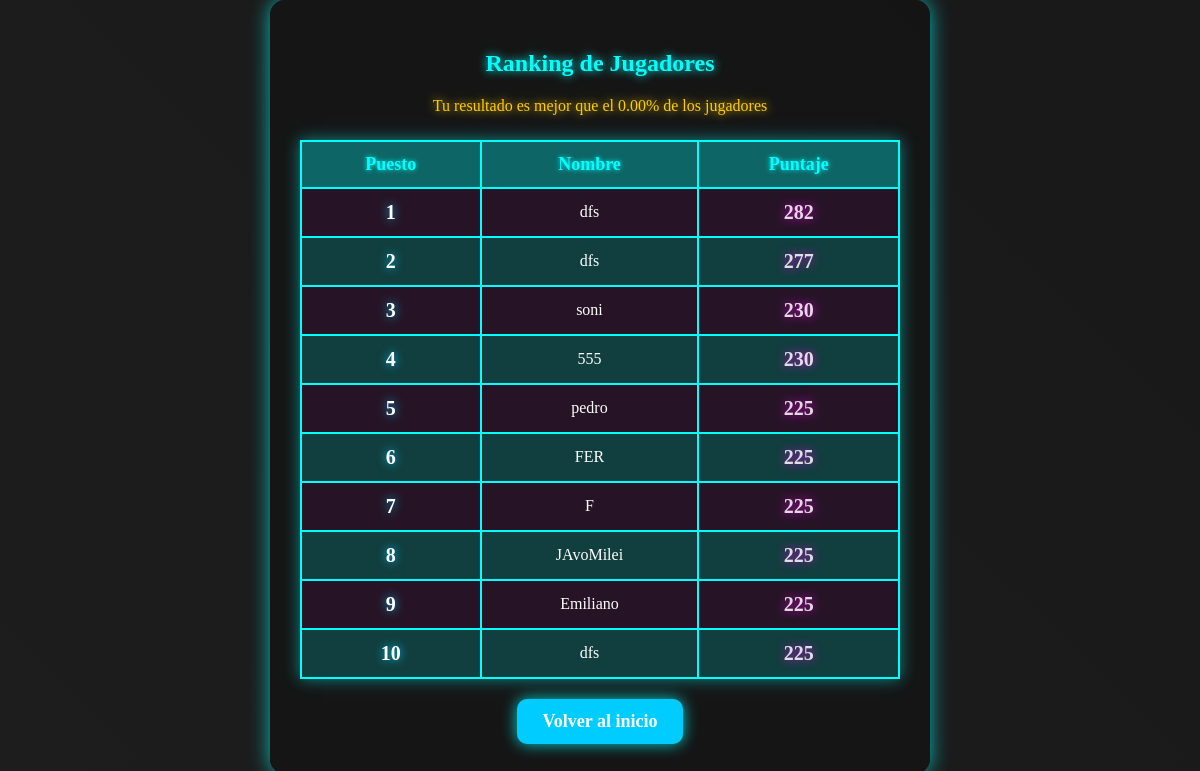
The app's page /juego/ranking/, older data.
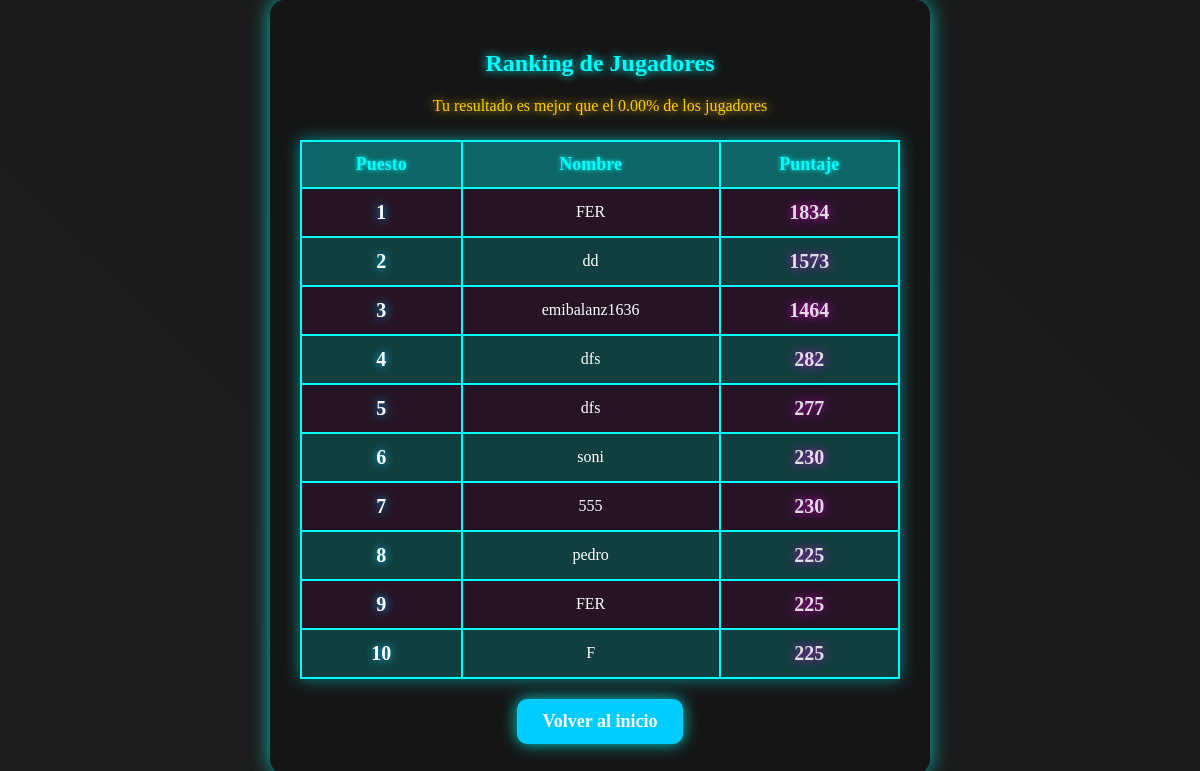
The same page, newer data.
### calculadora/models.py (models this page shows, shortened)
class Player(models.Model):
    username = models.CharField(max_length=50)
    age = models.IntegerField()
    gender = models.CharField(max_length=10, choices=[('Hombre', 'Hombre'), ('Mujer', 'Mujer'), ('Otro', 'Otro')])
    score = models.IntegerField(default=0)
    created_at = models.DateTimeField(auto_now_add=True)

### calculadora/views.py (the view)
# urls.py: path("juego/ranking/", views.ranking_view, name="ranking"),
def ranking_view(request):
    jugadores = Player.objects.order_by('-score')[:10]  # 🔥 Top 10 jugadores
    usuario_actual = Player.objects.filter(username=request.session.get("username")).first()
    ids_top10 = {jugador.id for jugador in jugadores}  # 🔥 IDs de los top 10
    posicion_real = None
    promedio = 0
    if usuario_actual:
        posicion_real = Player.objects.filter(score__gt=usuario_actual.score).count() + 1
        jugadores_inferiores = Player.objects.filter(score__lt=usuario_actual.score).count()
        total_jugadores = Player.objects.count()
        promedio = (jugadores_inferiores / total_jugadores) * 100 if total_jugadores > 0 else 0
    return render(request, "calculadora/ranking.html", {
        "jugadores": jugadores,
        "usuario_actual": usuario_actual,
        "promedio": promedio,
        "posicion_real": posicion_real,
        "ids_top10": ids_top10
    })

### calculadora/templates/calculadora/ranking.html (shortened to what this page needs)
{% load static %}
<!DOCTYPE html>
<html lang="es">
<head>
    <link rel="stylesheet" type="text/css" href="{% static 'css/ranking.css' %}">
</head>
<body>
    <div class="ranking-container">
        <h2>Ranking de Jugadores</h2>
        <p>Tu resultado es mejor que el {{ promedio|floatformat:2 }}% de los jugadores</p>
        <table>
            <tr>
                <th>Puesto</th>
                <th>Nombre</th>
                <th>Puntaje</th>
            </tr>
            {% for jugador in jugadores %}
            <tr {% if usuario_actual and jugador.id == usuario_actual.id %}class="mi-puntaje"{% endif %}>
                <td>{{ forloop.counter }}</td>
                <td>{{ jugador.username }}</td>
                <td>{{ jugador.score }}</td>
            </tr>
            {% endfor %}
        </table>
        <a href="/">Volver al inicio</a>
    </div>
</body>
</html>

### static/css/ranking.css (style rules this page uses)
body { background: linear-gradient(45deg, #222, #111); background-size: 400% 400%; animation: gradientBG 10s ease infinite; color: white; font-family: 'Press Start 2P', cursive; display: flex; justify-content: center; align-items: center; height: 500%; margin: 0; }
.ranking-container { background: rgba(20, 20, 20, 0.9); padding: 30px; border-radius: 15px; box-shadow: 0px 0px 20px rgba(0, 255, 255, 0.7); width: 90%; max-width: 600px; text-align: center; animation: fadeInScale 0.8s ease-out; }
.ranking-container h2 { font-size: 24px; color: #00ffff; text-shadow: 0px 0px 10px #00ffff; }
table { width: 100%; border-collapse: collapse; margin-top: 25px; box-shadow: 0 0 15px rgba(0, 255, 255, 0.5); }
th, td { padding: 12px; text-align: center; border: 2px solid #00ffff; }
th { background: rgba(0, 255, 255, 0.2); color: #00ffff; text-shadow: 0px 0px 5px #00ffff; font-size: 18px; }
tr:nth-child(even) { background: rgba(255, 0, 255, 0.071); }
tr:nth-child(odd) { background: rgba(0, 255, 255, 0.177); }
td:first-child { font-size: 20px; font-weight: bold; color: #ffffff; text-shadow: 0 0 10px #00c8ff; }
td:last-child { font-size: 20px; font-weight: bold; color: #ffffffd6; text-shadow: 0 0 10px #ff00fbc9; }
.ranking-container p { font-size: 16px; color: #ffcc00; text-shadow: 0px 0px 10px #ffcc00; }
.ranking-container a { display: inline-block; margin-top: 20px; padding: 12px 25px; font-size: 18px; font-weight: bold; text-decoration: none; color: white; background: #00ccff; border-radius: 10px; box-shadow: 0 0 15px rgba(0, 255, 255, 0.8); transition: background 0.3s ease-in-out, box-shadow 0.3s ease-in-out; }

Row changes from the older to the newer data that the page shows:
no longer on this page (row unchanged): Player: username "JAvoMilei", score "225"
no longer on this page (row unchanged): Player: username "Emiliano", score "225"
no longer on this page (row unchanged): Player: username "dfs", score "225"
added Player: username "FER", score "1834"
added Player: username "dd", score "1573"
added Player: username "emibalanz1636", score "1464"
